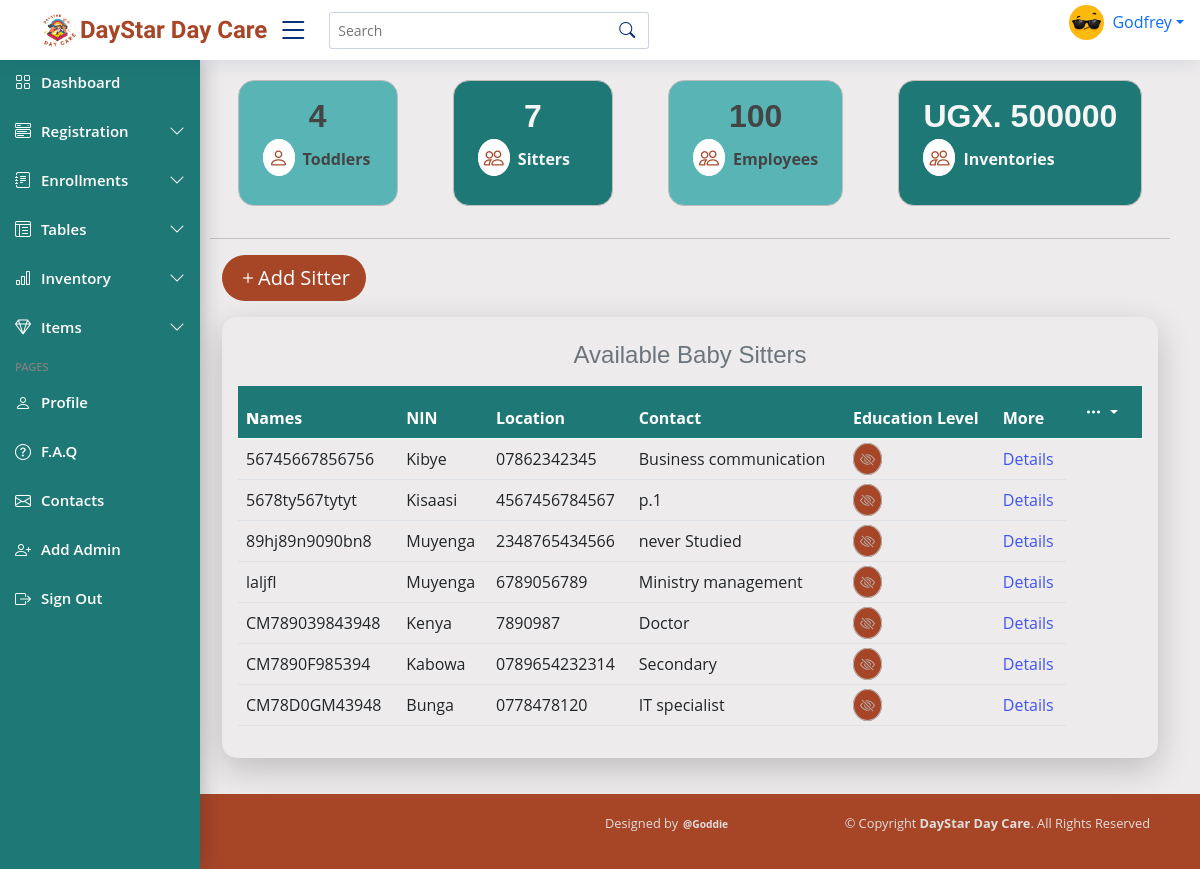
Before: /home/ (signed in) with the older database file.
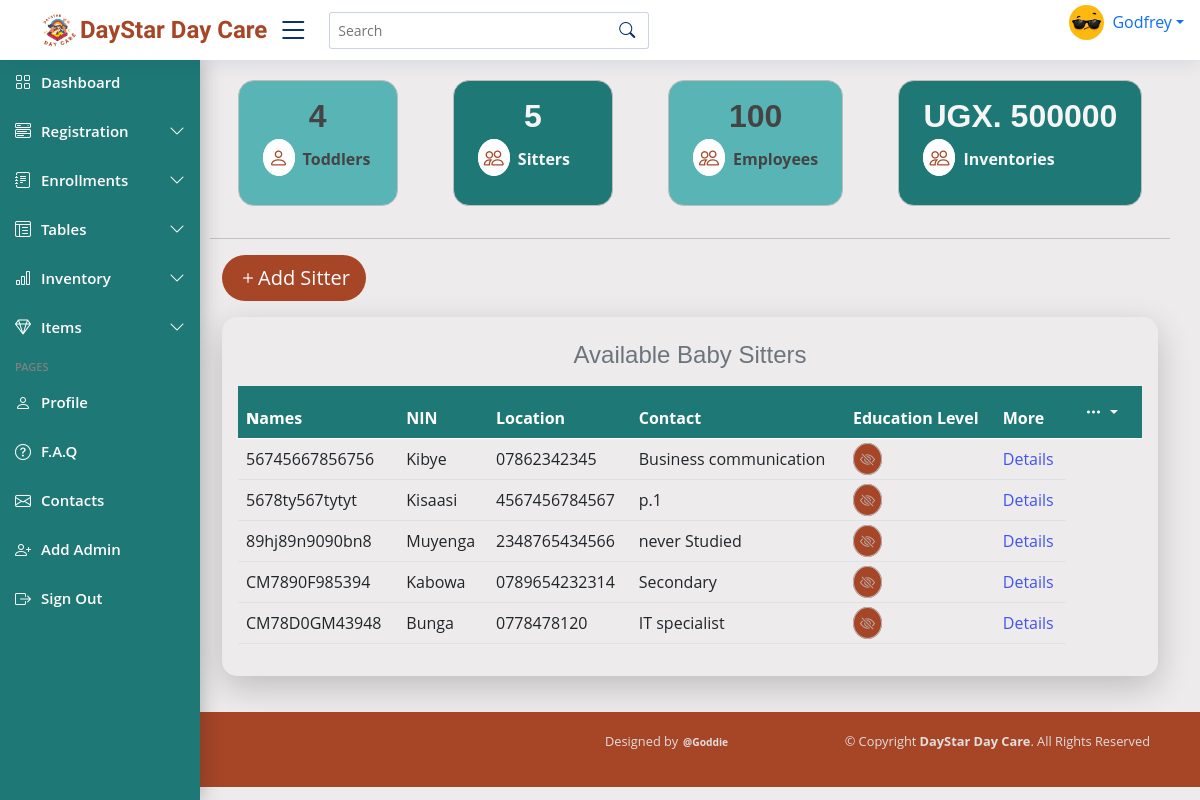
After: the same page with the newer database file.
### dayStarApp/models.py (models this page shows)
class Sitter(models.Model):
    name = models.CharField(max_length=100, blank=False)
    age = models.IntegerField(default=0, blank=False)
    gender = models.CharField(max_length=100)
    location = models.CharField(max_length=100)
    contact = models.CharField(max_length=13)
    education = models.CharField(max_length=255, blank=False, null=True)
    religion = models.CharField(max_length=100, blank=True)
    next_of_kin = models.CharField(max_length=200, blank=False, default= None)
    sitter_number = models.CharField(max_length=10, unique=True, blank=False, default=None)
    NIN = models.CharField(max_length=14, blank=False, null=True)

### dayStarApp/views.py (the view)
# urls.py: path('home/', views.index, name='home'),
@login_required
def index(request):
    all_sitters = Sitter.objects.all()
    all_babys = Baby.objects.all()
    count_sitters = Sitter.objects.count()
    count_babys = Baby.objects.count()
    all_sale = Sale.objects.all()
    context = {
        'count_sitters': count_sitters,
        'count_babys': count_babys,
        'all_sitters': all_sitters,
        'all_babys': all_babys,
        'all_sale': all_sale,
    }
    template = loader.get_template('dayStarApp/index.html')
    return HttpResponse(template.render(context))

### dayStarApp/templates/dayStarApp/index.html (shortened to what this page needs)
{% extends 'dayStarApp/base.html' %} {% load static %}
{% block content %}
  <main class="main" id="main">
    <div class="container">
      <div class="row">
        <div class="sitter col-md-2 d-md-block ml-5 mb-3">
          <h2 class="text-center">{{ count_babys }}</h2>
          <p>
            <span><i class="bi bi-person total-icon"></i></span
            ><strong>Toddlers</strong>
          </p>
        </div>
        <div class="sitter col-md-2 d-md-block ml-5 mb-3">
          <h2 class="text-center heading text-bold">{{ count_sitters }}</h2>
          <p>
            <span><i class="bi bi-people total-icon"></i></span
            ><strong>Sitters</strong>
          </p>
        </div>
        <div class="sitter col-md-2 d-md-block ml-5 mb-3">
          <h2 class="text-center">100</h2>
          <p>
            <span><i class="bi bi-people total-icon"></i></span
            ><strong>Employees</strong>
          </p>
        </div>
        <div class="sitter col-md-2 d-md-block ml-5 mb-3">
          <h2 class="text-center">UGX. 500000</h2>
          <p>
            <span><i class="bi bi-people total-icon"></i></span
            ><strong>Inventories</strong>
          </p>
        </div>
      </div>
    </div>
    <hr />
    <div class="container">
      <a href="/sitter/"><button class="btn btn-outline-info btn-lg"><span><i class="bi bi-plus"></i></span>Add Sitter </button></a>
    <div class="col-lg-12 col-md-12 sitter-table mt-3 p-3">
      <table id="dataTable" class="table table-stripped">
        <caption class="caption-top text-center"><h4>Available Baby Sitters</h4></caption>
        <thead>
          <tr>
            <th>
              <b>N</b>ames
            </th>
            <th>NIN</th>
            <th>Location</th>
            <th data-type="tel">Contact</th>
            <th>Education Level</th>
            <th>More</th>
            <th>
              <div class="dropdown">
              <button class="btn btn-secondary dropdown-toggle" type="button" data-bs-toggle="dropdown" aria-expanded="false">
                <span><i class="bi bi-three-dots"></i></span>
              </button>
            </div></th>
          </tr>
        </thead>
        <tbody>
          {% for each in all_sitters %}
            <tr>
                <td>{{ each.NIN }}</td>
                <td>{{ each.location }}</td>
                <td>{{ each.contact }}</td>
                <td>{{ each.education }}</td>
                <td><span><i class="bi bi-eye-slash"></i></span></td>
                <td>
                  <a href="/details/{{ each.id }}" class="text-blue-500"> Details </a>
                </td>
            </tr>
          {% endfor %}
        </tbody>
      </table>
    </div>
  </main>
{% endblock %}

### dayStarApp/templates/dayStarApp/base.html (shortened to what this page needs)
{% load static %}
<!DOCTYPE html>
<html lang="en">
<head>
<link href="https://cdn.jsdelivr.net/npm/bootstrap@5.0.2/dist/css/bootstrap.min.css" rel="stylesheet">
<link
      rel="stylesheet"
      href="https://cdn.jsdelivr.net/npm/bootstrap-icons@1.5.0/font/bootstrap-icons.css"
    />
<link rel="stylesheet" href="{% static 'css/style.css' %}">
</head>
<body>
  <header id="header" class="header fixed-top d-flex align-items-center">
    <div class="d-flex align-items-center justify-content-between">
        <img class="nav-link nav-profile d-flex align-items-center pe-0" src="{% static 'images/Logo.png' %}" width="60" alt="">
      <a href="#" class="d-flex align-items-center">
        <span class="d-none d-lg-block dayStar-logo">DayStar Day Care</span>
      </a>
      <i class="bi bi-list toggle-sidebar-btn"></i>
    </div>
    <div class="search-bar">
      <form class="search-form d-flex align-items-center" method="POST" action="#">
        <input type="text" name="query" placeholder="Search" title="Enter search keyword">
        <button type="submit" title="Search"><i class="bi bi-search"></i></button>
      </form>
    </div>
    <nav class="header-nav ms-auto">
      <ul class="d-flex align-items-center">
        <li class="nav-item dropdown pe-3">
          <a class="nav-link nav-profile d-flex align-items-center pe-0" href="#" data-bs-toggle="dropdown">
            <img src="{% static 'images/avatar.JPG' %}" alt="Profile" class="rounded-circle" width="35">
            <span class="d-none d-md-block dropdown-toggle ps-2">Godfrey</span>
          </a>
        </li>
      </ul>
    </nav>
  </header>
  <aside id="sidebar" class="sidebar">
        <ul class="sidebar-nav" id="sidebar-nav">
            <li class="nav-item ">
                <a class="nav-link active" href="/home/">
                <i class="bi bi-grid"></i>
                <span>Dashboard</span>
                </a>
            </li>
            <li class="nav-item">
                <a class="nav-link collapsed" data-bs-target="#components-nav" data-bs-toggle="collapse" href="#">
                <i class="bi bi-menu-button-wide"></i><span>Registration</span><i class="bi bi-chevron-down ms-auto"></i>
                </a>
            </li>
            <li class="nav-item">
                <a class="nav-link collapsed" data-bs-target="#forms-nav" data-bs-toggle="collapse" href="#">
                <i class="bi bi-journal-text"></i><span>Enrollments</span><i class="bi bi-chevron-down ms-auto"></i>
                </a>
            </li>
            <li class="nav-item">
                <a class="nav-link collapsed" data-bs-target="#tables-nav" data-bs-toggle="collapse" href="#">
                <i class="bi bi-layout-text-window-reverse"></i><span>Tables</span><i class="bi bi-chevron-down ms-auto"></i>
                </a>
            </li>
            <li class="nav-item">
                <a class="nav-link collapsed" data-bs-target="#charts-nav" data-bs-toggle="collapse" href="#">
                <i class="bi bi-bar-chart"></i><span>Inventory</span><i class="bi bi-chevron-down ms-auto"></i>
                </a>
            </li>
            <li class="nav-item">
                <a class="nav-link collapsed" data-bs-target="#icons-nav" data-bs-toggle="collapse" href="#">
                <i class="bi bi-gem"></i><span>Items</span><i class="bi bi-chevron-down ms-auto"></i>
                </a>
            </li>
            <li class="nav-heading">Pages</li>
            <li class="nav-item">
                <a class="nav-link collapsed" href="#">
                <i class="bi bi-person"></i>
                <span>Profile</span>
                </a>
            </li>
            <li class="nav-item">
                <a class="nav-link collapsed" href="pages-faq.html">
                <i class="bi bi-question-circle"></i>
                <span>F.A.Q</span>
                </a>
            </li>
            <li class="nav-item">
                <a class="nav-link collapsed" href="#">
                <i class="bi bi-envelope"></i>
                <span>Contacts</span>
                </a>
            </li>
            <li class="nav-item">
                <a class="nav-link collapsed" href="#">
                <i class="bi bi-person-plus"></i>
                <span>Add Admin</span>
                </a>
            </li>
            <li class="nav-item">
                <a class="nav-link collapsed" href="{% url 'logout' %}">
                <i class="bi bi-box-arrow-right"></i>
                <span>Sign Out</span>
                </a>
            </li>
        </ul>
    </aside>
    {% block content %} {% endblock %}
    <footer class="container-fluid footer mt-3">
        <div class="row">
          <div class="copyright col-6">
            <div class="rules">
              <p> &copy; Copyright <strong><span> DayStar Day Care</span></strong>. All Rights Reserved</p>
            </div>
          </div>
          <div class="col-6 copyright">
            <p> Designed by<a target="_blank" href="https://github.com/dashboard"><strong>@Goddie</strong></a></p>
          </div>
        </div>
    </footer>
</body>
</html>

### dayStarApp/static/css/style.css (style rules this page uses)
:root { scroll-behavior: smooth; }
.dayStar-logo, .navbar .dayStar-logo { font-family: "mali"; font-weight: bolder; font-size: 1.5rem; color: #a74527; transition: all 90ms; }
body { font-family: "Open Sans", sans-serif; color: #444444; background: #edebeb; }
a { color: #4154f1; text-decoration: none; }
h1, h2, h3, h4, h5, h6 { font-family: "Nunito", sans-serif; }
#main { margin-top: 60px; padding: 20px 30px; transition: all 0.3s; }
.header { transition: all 0.5s; z-index: 997; height: 60px; box-shadow: 0px 2px 20px rgba(1, 41, 112, 0.1); background-color: #fff; padding-left: 20px; }
.header .toggle-sidebar-btn { font-size: 32px; padding-left: 10px; cursor: pointer; color: #012970; }
.header .search-bar { min-width: 360px; padding: 0 20px; }
.header .search-form { width: 100%; }
.header .search-form input { border: 0; font-size: 14px; color: #012970; border: 1px solid rgba(1, 41, 112, 0.2); padding: 7px 38px 7px 8px; border-radius: 3px; transition: 0.3s; width: 100%; }
.header .search-form button { border: 0; padding: 0; margin-left: -30px; background: none; }
.header .search-form button i { color: #012970; }
.header-nav ul .nav-item, span { list-style-type: none; }
.sidebar { position: fixed; top: 60px; left: 0; bottom: 0; width: 200px; z-index: 996; transition: all 0.3s; overflow-y: auto; scrollbar-width: thin; scrollbar-color: #aab7cf transparent; box-shadow: 0px 0px 20px rgba(40, 41, 44, 0.362); background-color: #1e7875; }
@media (min-width: 1200px) { #main { margin-left: 15%; } }
.sidebar-nav { padding: 0; margin: 0; list-style: none; }
.sidebar-nav li { padding: 0; margin: 0; list-style: none; }
.sidebar-nav .nav-item { margin-bottom: 5px; }
.sidebar-nav .nav-heading { font-size: 11px; text-transform: uppercase; color: gray; font-weight: 600; margin: 10px 0 5px 15px; }
.sidebar-nav .nav-link { display: flex; align-items: center; font-size: 15px; font-weight: 600; color: white; transition: 0.3; padding: 10px 15px; border-radius: 4px; }
.sidebar-nav .nav-link i { font-size: 16px; margin-right: 10px; color: white; }
.sidebar-nav .nav-link.collapsed { color: white; }
.sidebar-nav .nav-link.collapsed i { color: white; }
.sidebar-nav .nav-link .bi-chevron-down { margin-right: 0; transition: transform 0.2s ease-in-out; }
.sitter { display: grid; margin: auto; min-width: fit-content; padding: 1rem 1.5rem; border: 1px solid rgb(194, 189, 189); border-radius: 1rem; transition: all 0.8s; }
.sitter h2 { font-weight: bold; }
.sitter:nth-child(odd) { background-color: #59b5b5; }
.sitter:nth-child(even) { background-color: #1e7875; color: whitesmoke; }
.sitter .total-icon { color: #a74527; background: white; font-size: 20px; margin-right: 8px; border: 1px solid white; padding: 4px 5px; border-radius: 50%; }
.sitter-table { width: 100%; border-collapse: separate; border-radius: 15px; box-shadow: 0 11px 34px 0 rgba(0, 0, 0, 0.2); }
.sitter-table thead tr { background-color: #1e7875; color: white; }
a .btn-lg { align-items: end; background: #a74527; color: white; border-radius: 25px; border: none; }
th .btn-secondary { background: none; border: none; color: white; }
th .btn-secondary:hover, th .btn-secondary::after, th .btn-secondary:focus { background: none; }
td .bi-eye-slash { color: #b5b4b4; font-size: 15px; text-align: center; border: 1px solid #b5b4b4; background: #a74527; padding: 5px 6px; border-radius: 50%; }
.footer { float: bottom; background-color: #a74527; }
.copyright { padding: 20px 0px; text-align: center; display: flex; }
.copyright .rules { position: absolute; right: 50px; }
.copyright p, .copyright a { color: rgb(225, 222, 222); font-size: 80%; padding-left: 5px; }

Changed rows visible on the page:
removed Sitter: NIN "laljfl", location "Muyenga", contact "6789056789", education "Ministry management"
removed Sitter: NIN "CM789039843948", location "Kenya", contact "7890987", education "Doctor"
Other visible differences:
{{ count_sitters }}: "7" → "5"
